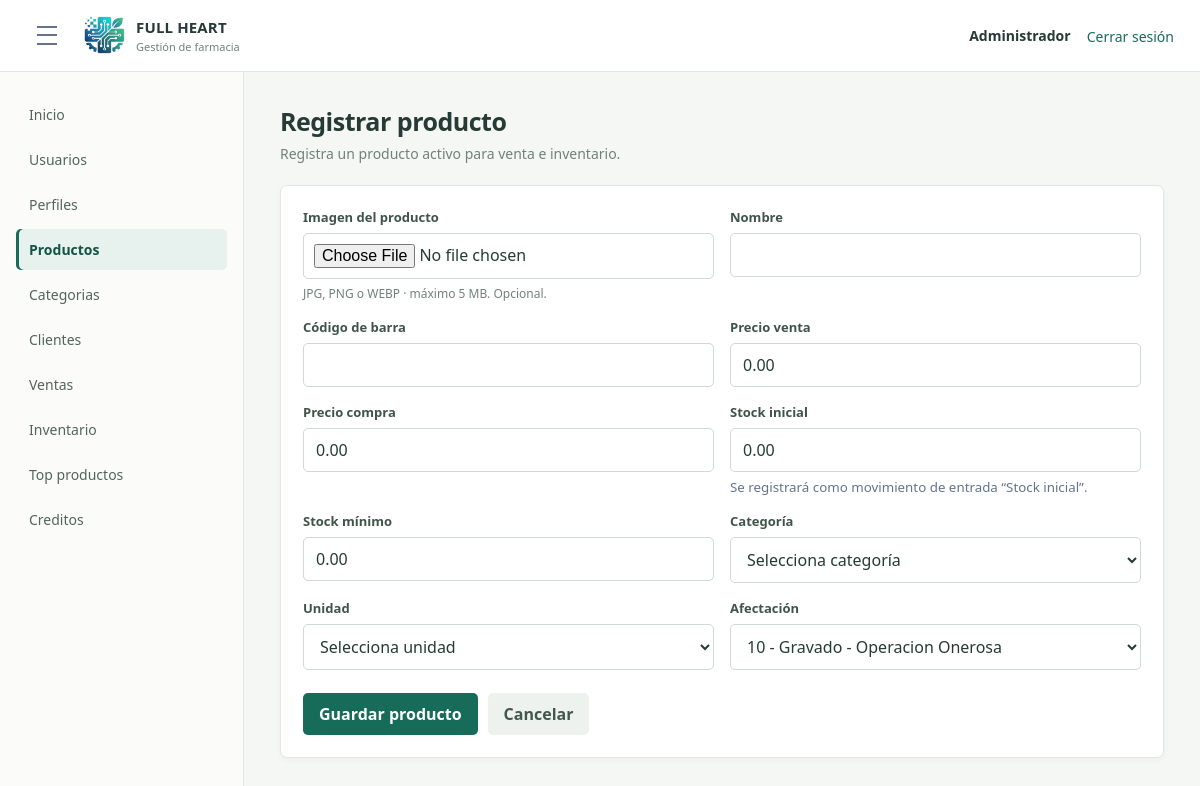
The page /index.php?route=module/productos/crear (signed in) on the database its author committed.
### tables this page shows
CREATE TABLE `opcion` (
  `idopcion` int(11) NOT NULL AUTO_INCREMENT,
  `descripcion` varchar(100) NOT NULL,
  `url` varchar(200) NOT NULL,
  `icono` varchar(50) NOT NULL DEFAULT 'fa-circle',
  `estado` tinyint(1) NOT NULL DEFAULT 1,
  `fecha_creacion` datetime NOT NULL DEFAULT current_timestamp(),
  PRIMARY KEY (`idopcion`)
);

### app/Controllers/ProductoController.php (called while the page is built, shortened)
<?php
class ProductoController
{
    private Product $products;
    private Category $categories;
    private Profile $profiles;
    public function __construct(Product $products, Category $categories, Profile $profiles)
    {
        $this->products = $products;
        $this->categories = $categories;
        $this->profiles = $profiles;
    }
    public function create(): void
    {
        $menuOptions = $this->requireAccess("GET");
        $this->renderForm($menuOptions, $this->emptyProduct(), []);
    }
    private function renderForm(array $menuOptions, array $product, array $errors): void
    {
        $editing = isset($product["idproducto"]);
        $categories = $this->categories->active();
        $units = $this->products->units();
        $affectations = $this->products->taxAffectations();
        require __DIR__ . "/../Views/layout/app.php";
    }
    private function emptyProduct(): array
    {
        return [
            "nombre" => "",
            "codigobarra" => "",
            "pventa" => "0.00",
            "pcompra" => "0.00",
            "stock" => "0.00",
            "stockseguridad" => "0.00",
            "idunidad" => "",
            "idcategoria" => "",
            "idafectacion" => "1",
            "urlimagen" => null
        ];
    }
    private function requireAccess(string $method): array
    {
        $menuOptions = $this->profiles->menuOptions((int) ($_SESSION["idperfil"] ?? 0));
        return $menuOptions;
    }
}

### app/Models/Profile.php (called while the page is built, shortened)
<?php
class Profile
{
    private PDO $db;
    public function __construct(PDO $db)
    {
        $this->db = $db;
    }
    public function menuOptions(int $profileId): array
    {
        $sql = "SELECT o.descripcion, o.url, o.icono
                FROM acceso a
                INNER JOIN opcion o ON o.idopcion = a.idopcion
                WHERE a.idperfil = :idperfil
                  AND a.estado = 1
                  AND o.estado = 1
                ORDER BY o.idopcion";
        $statement = $this->db->prepare($sql);
        $statement->execute(["idperfil" => $profileId]);
        return $statement->fetchAll();
    }
}

### app/Models/User.php (called while the page is built, shortened)
<?php
class User
{
    private PDO $db;
    public function __construct(PDO $db)
    {
        $this->db = $db;
    }
    public function isActive(int $id): bool
    {
        $statement = $this->db->prepare("SELECT 1 FROM usuario WHERE idusuario = :id AND estado = 1");
        $statement->execute(["id" => $id]);
        return $statement->fetchColumn() !== false;
    }
}

### app/Models/Product.php (called while the page is built, shortened)
<?php
class Product
{
    private PDO $db;
    public function __construct(PDO $db)
    {
        $this->db = $db;
    }
    public function units(): array
    {
        return $this->db->query("SELECT idunidad, descripcion
                                FROM unidad
                                WHERE estado = 1
                                ORDER BY descripcion")->fetchAll(PDO::FETCH_ASSOC);
    }
    public function taxAffectations(): array
    {
        return $this->db->query("SELECT idafectacion, codigo, descripcion
                                FROM afectacion
                                WHERE estado = 1
                                ORDER BY idafectacion")->fetchAll(PDO::FETCH_ASSOC);
    }
}

### app/Models/Category.php (called while the page is built, shortened)
<?php
class Category
{
    private PDO $db;
    public function __construct(PDO $db)
    {
        $this->db = $db;
    }
    public function active(): array
    {
        return $this->db->query("SELECT idcategoria, nombre
                                FROM categoria
                                WHERE estado = 1
                                ORDER BY nombre")->fetchAll(PDO::FETCH_ASSOC);
    }
}

### app/Views/productos/form.php (the view, shortened to what this page needs)
<div class="page-title">
    <h1><?= $editing ? "Editar producto" : "Registrar producto" ?></h1>
    <p><?= $editing ? "Actualiza los datos comerciales y de inventario." : "Registra un producto activo para venta e inventario." ?></p>
</div>
<section class="panel">
    <form class="form-stack" method="post" enctype="multipart/form-data" action="index.php?route=module/productos/<?= $editing ? 'actualizar' : 'guardar' ?>">
        <div class="form-grid">
            <div class="form-field product-image-field">
                <label for="imagen">Imagen del producto</label>
                <input id="imagen" name="imagen" type="file" accept="image/jpeg,image/png,image/webp">
                <small>JPG, PNG o WEBP · máximo 5 MB. Opcional.</small>
            </div>
            <div class="form-field">
                <label for="nombre">Nombre</label>
                <input id="nombre" name="nombre" type="text" maxlength="150" required value="<?= htmlspecialchars($product["nombre"], ENT_QUOTES, "UTF-8") ?>">
            </div>
            <div class="form-field">
                <label for="codigobarra">Código de barra</label>
                <input id="codigobarra" name="codigobarra" type="text" maxlength="50" value="<?= htmlspecialchars($product["codigobarra"] ?? "", ENT_QUOTES, "UTF-8") ?>">
            </div>
            <div class="form-field">
                <label for="pventa">Precio venta</label>
                <input id="pventa" name="pventa" type="number" min="0" step="0.01" required value="<?= htmlspecialchars((string) $product["pventa"], ENT_QUOTES, "UTF-8") ?>">
            </div>
            <div class="form-field">
                <label for="pcompra">Precio compra</label>
                <input id="pcompra" name="pcompra" type="number" min="0" step="0.01" required value="<?= htmlspecialchars((string) $product["pcompra"], ENT_QUOTES, "UTF-8") ?>">
            </div>
            <div class="form-field">
                <label for="stock"><?= $editing ? "Stock actual" : "Stock inicial" ?></label>
                <?php if ($editing): ?>
                    <input id="stock" type="number" value="<?= htmlspecialchars((string) $product["stock"], ENT_QUOTES, "UTF-8") ?>" readonly>
                    <small>El stock se modifica desde <a class="text-link" href="index.php?route=module/inventario/crear">Inventario</a> o con las ventas.</small>
                <?php else: ?>
                    <input id="stock" name="stock" type="number" min="0" step="0.01" required value="<?= htmlspecialchars((string) $product["stock"], ENT_QUOTES, "UTF-8") ?>">
                    <small>Se registrará como movimiento de entrada “Stock inicial”.</small>
                <?php endif; ?>
            </div>
            <div class="form-field">
                <label for="stockseguridad">Stock mínimo</label>
                <input id="stockseguridad" name="stockseguridad" type="number" min="0" step="0.01" required value="<?= htmlspecialchars((string) $product["stockseguridad"], ENT_QUOTES, "UTF-8") ?>">
            </div>
            <div class="form-field">
                <label for="idcategoria">Categoría</label>
                <select id="idcategoria" name="idcategoria" required>
                    <option value="">Selecciona categoría</option>
                </select>
            </div>
            <div class="form-field">
                <label for="idunidad">Unidad</label>
                <select id="idunidad" name="idunidad" required>
                    <option value="">Selecciona unidad</option>
                </select>
            </div>
            <div class="form-field">
                <label for="idafectacion">Afectación</label>
                <select id="idafectacion" name="idafectacion" required>
                    <?php foreach ($affectations as $affectation): ?>
                        <option value="<?= (int) $affectation["idafectacion"] ?>" <?= (string) $affectation["idafectacion"] === (string) $product["idafectacion"] ? "selected" : "" ?>><?= htmlspecialchars($affectation["codigo"] . " - " . $affectation["descripcion"], ENT_QUOTES, "UTF-8") ?></option>
                    <?php endforeach; ?>
                </select>
            </div>
        </div>
        <div class="form-actions">
            <button class="btn btn-primary" type="submit" <?= (!$categories || !$units || !$affectations) ? "disabled" : "" ?>><?= $editing ? "Guardar cambios" : "Guardar producto" ?></button>
            <a class="btn btn-light" href="index.php?route=module/productos">Cancelar</a>
        </div>
    </form>
</section>

### app/Views/layout/sidebar.php
<?php $currentRoute = $_GET["route"] ?? "dashboard"; ?>
<aside class="sidebar">
    <nav aria-label="Menu principal">
        <a href="index.php?route=dashboard" <?= $currentRoute === "dashboard" ? 'aria-current="page"' : "" ?>>Inicio</a>
        <?php foreach ($menuOptions as $option): ?>
            <?php $route = $option["url"] ?? ""; ?>
            <a href="index.php?route=<?= urlencode($route) ?>" <?= ($currentRoute === $route || str_starts_with($currentRoute, $route . "/")) ? 'aria-current="page"' : "" ?>>
                <?= htmlspecialchars($option["descripcion"]) ?>
            </a>
        <?php endforeach; ?>
    </nav>
</aside>

### public/css/styles.css (style rules this page uses)
* { box-sizing: border-box; }
body { margin: 0; font-family: Arial, sans-serif; color: #1f2937; background: #f3f6fb; }
a { color: inherit; }
.login-card p, .page-title p { margin: 8px 0 24px; color: #64748b; }
label { display: block; margin: 14px 0 7px; font-size: 14px; font-weight: 700; }
input, select { width: 100%; min-height: 44px; padding: 10px 12px; border: 1px solid #cbd5e1; border-radius: 6px; font: inherit; background: #ffffff; }
.btn { display: inline-flex; align-items: center; justify-content: center; min-height: 40px; padding: 10px 16px; border: 0; border-radius: 6px; font: inherit; font-weight: 700; text-decoration: none; cursor: pointer; }
.btn-primary { background: #0f766e; color: #ffffff; }
.btn-light { background: #e2e8f0; color: #0f172a; }
.sidebar { width: 230px; padding: 20px; background: #ffffff; border-right: 1px solid #e5e7eb; transition: width 0.2s ease, padding 0.2s ease, transform 0.2s ease; }
.sidebar nav { display: grid; gap: 8px; }
.sidebar a { padding: 10px 12px; border-radius: 6px; color: #334155; text-decoration: none; }
.sidebar a:hover, .sidebar a[aria-current="page"] { background: #e0f2f1; color: #0f766e; }
h1 { margin: 0; font-size: 24px; }
.summary-card, .panel { padding: 20px; background: #ffffff; border: 1px solid #e5e7eb; border-radius: 8px; }
.form-stack { display: grid; gap: 18px; }
.form-grid { display: grid; grid-template-columns: repeat(2, minmax(0, 1fr)); gap: 16px; }
.form-field label { margin-top: 0; }
.form-field small { display: block; margin-top: 6px; color: #64748b; }
.form-actions { display: flex; flex-wrap: wrap; gap: 10px; }
:root { --farmacia-green: #176b59; --farmacia-green-dark: #125445; --farmacia-green-soft: #e7f2ee; --farmacia-ink: #263b35; --farmacia-muted: #72817b; --farmacia-border: #dfe7e2; --farmacia-paper: #ffffff; --farmacia-background: #f4f7f4; }
body { color: var(--farmacia-ink); background: var(--farmacia-background); font-family: "Segoe UI", Arial, sans-serif; }
.sidebar { width: 244px; padding: 22px 16px; background: #fbfcfa; border-right-color: var(--farmacia-border); }
.sidebar nav { gap: 4px; }
.sidebar a { padding: 11px 13px; border-radius: 5px; color: #53645d; font-size: 14px; }
.sidebar a[aria-current="page"] { background: var(--farmacia-green-soft); color: var(--farmacia-green-dark); font-weight: 700; box-shadow: inset 3px 0 var(--farmacia-green); }
.page-title { margin-bottom: 22px; }
.page-title h1 { color: var(--farmacia-ink); font-size: 25px; letter-spacing: -.02em; }
.page-title p { margin: 6px 0 0; color: var(--farmacia-muted); font-size: 14px; }
.panel, .summary-card { background: var(--farmacia-paper); border: 1px solid var(--farmacia-border); border-radius: 7px; box-shadow: 0 2px 7px rgba(35, 66, 53, .035); }
.panel { padding: 22px; }
.btn-primary { background: var(--farmacia-green); }
.btn-light { background: #edf2ee; color: #43564e; }
.btn { border-radius: 5px; }
input, select { border-color: #cfdad3; border-radius: 5px; color: var(--farmacia-ink); }
label { color: #40534b; font-size: 13px; }
.form-stack { gap: 20px; }
.form-grid { gap: 16px; }
.form-actions { padding-top: 3px; }
.product-image-field { align-content: start; }
.product-image-field input[type="file"] { min-height: auto; padding: 10px; background: #fff; }
.product-image-field small { color: var(--farmacia-muted); font-size: 12px; }

### rows shown on the page
opcion: descripcion "Usuarios"
opcion: descripcion "Perfiles"
opcion: descripcion "Productos"
opcion: descripcion "Categorias"
opcion: descripcion "Clientes"
opcion: descripcion "Ventas"
opcion: descripcion "Inventario"
opcion: descripcion "Top productos"
opcion: descripcion "Creditos"

### other values the page prints
$_SESSION["nombre"] "Administrador"
form field idafectacion "10 - Gravado - Operacion Onerosa"
